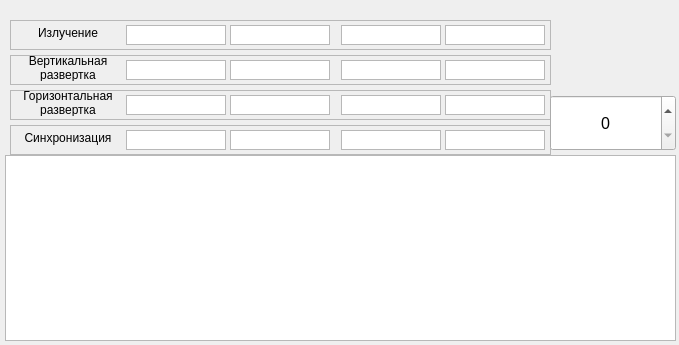
<?xml version="1.0" encoding="UTF-8"?>
<ui version="4.0">
 <class>Form</class>
 <widget class="QWidget" name="Form">
  <property name="geometry">
   <rect>
    <x>0</x>
    <y>0</y>
    <width>679</width>
    <height>345</height>
   </rect>
  </property>
  <property name="windowTitle">
   <string>Список событий</string>
  </property>
  <widget class="QTableView" name="tableView">
   <property name="geometry">
    <rect>
     <x>5</x>
     <y>155</y>
     <width>671</width>
     <height>186</height>
    </rect>
   </property>
  </widget>
  <widget class="QFrame" name="frame_3">
   <property name="geometry">
    <rect>
     <x>10</x>
     <y>90</y>
     <width>541</width>
     <height>30</height>
    </rect>
   </property>
   <property name="frameShape">
    <enum>QFrame::StyledPanel</enum>
   </property>
   <property name="frameShadow">
    <enum>QFrame::Raised</enum>
   </property>
   <property name="lineWidth">
    <number>1</number>
   </property>
   <widget class="QTextEdit" name="lsm__horizontal_scan__m2__h">
    <property name="geometry">
     <rect>
      <x>331</x>
      <y>5</y>
      <width>100</width>
      <height>20</height>
     </rect>
    </property>
    <property name="verticalScrollBarPolicy">
     <enum>Qt::ScrollBarAlwaysOff</enum>
    </property>
    <property name="horizontalScrollBarPolicy">
     <enum>Qt::ScrollBarAlwaysOff</enum>
    </property>
    <property name="readOnly">
     <bool>true</bool>
    </property>
   </widget>
   <widget class="QTextEdit" name="lsm__horizontal_scan__m0__h">
    <property name="geometry">
     <rect>
      <x>116</x>
      <y>5</y>
      <width>100</width>
      <height>20</height>
     </rect>
    </property>
    <property name="verticalScrollBarPolicy">
     <enum>Qt::ScrollBarAlwaysOff</enum>
    </property>
    <property name="horizontalScrollBarPolicy">
     <enum>Qt::ScrollBarAlwaysOff</enum>
    </property>
    <property name="readOnly">
     <bool>true</bool>
    </property>
   </widget>
   <widget class="QTextEdit" name="lsm__horizontal_scan__m1__h">
    <property name="geometry">
     <rect>
      <x>220</x>
      <y>5</y>
      <width>100</width>
      <height>20</height>
     </rect>
    </property>
    <property name="verticalScrollBarPolicy">
     <enum>Qt::ScrollBarAlwaysOff</enum>
    </property>
    <property name="horizontalScrollBarPolicy">
     <enum>Qt::ScrollBarAlwaysOff</enum>
    </property>
    <property name="readOnly">
     <bool>true</bool>
    </property>
   </widget>
   <widget class="QTextEdit" name="lsm__horizontal_scan__m3__h">
    <property name="geometry">
     <rect>
      <x>435</x>
      <y>5</y>
      <width>100</width>
      <height>20</height>
     </rect>
    </property>
    <property name="verticalScrollBarPolicy">
     <enum>Qt::ScrollBarAlwaysOff</enum>
    </property>
    <property name="horizontalScrollBarPolicy">
     <enum>Qt::ScrollBarAlwaysOff</enum>
    </property>
    <property name="readOnly">
     <bool>true</bool>
    </property>
   </widget>
   <widget class="QLabel" name="label_8">
    <property name="geometry">
     <rect>
      <x>10</x>
      <y>0</y>
      <width>96</width>
      <height>26</height>
     </rect>
    </property>
    <property name="text">
     <string>Горизонтальная развертка</string>
    </property>
    <property name="alignment">
     <set>Qt::AlignCenter</set>
    </property>
    <property name="wordWrap">
     <bool>true</bool>
    </property>
   </widget>
  </widget>
  <widget class="QFrame" name="frame_4">
   <property name="geometry">
    <rect>
     <x>10</x>
     <y>20</y>
     <width>541</width>
     <height>30</height>
    </rect>
   </property>
   <property name="frameShape">
    <enum>QFrame::StyledPanel</enum>
   </property>
   <property name="frameShadow">
    <enum>QFrame::Raised</enum>
   </property>
   <property name="lineWidth">
    <number>1</number>
   </property>
   <widget class="QTextEdit" name="lsm__radiation__m2__h">
    <property name="geometry">
     <rect>
      <x>331</x>
      <y>5</y>
      <width>100</width>
      <height>20</height>
     </rect>
    </property>
    <property name="verticalScrollBarPolicy">
     <enum>Qt::ScrollBarAlwaysOff</enum>
    </property>
    <property name="horizontalScrollBarPolicy">
     <enum>Qt::ScrollBarAlwaysOff</enum>
    </property>
    <property name="readOnly">
     <bool>true</bool>
    </property>
   </widget>
   <widget class="QTextEdit" name="lsm__radiation__m0__h">
    <property name="geometry">
     <rect>
      <x>116</x>
      <y>5</y>
      <width>100</width>
      <height>20</height>
     </rect>
    </property>
    <property name="verticalScrollBarPolicy">
     <enum>Qt::ScrollBarAlwaysOff</enum>
    </property>
    <property name="horizontalScrollBarPolicy">
     <enum>Qt::ScrollBarAlwaysOff</enum>
    </property>
    <property name="readOnly">
     <bool>true</bool>
    </property>
   </widget>
   <widget class="QTextEdit" name="lsm__radiation__m1__h">
    <property name="geometry">
     <rect>
      <x>220</x>
      <y>5</y>
      <width>100</width>
      <height>20</height>
     </rect>
    </property>
    <property name="verticalScrollBarPolicy">
     <enum>Qt::ScrollBarAlwaysOff</enum>
    </property>
    <property name="horizontalScrollBarPolicy">
     <enum>Qt::ScrollBarAlwaysOff</enum>
    </property>
    <property name="readOnly">
     <bool>true</bool>
    </property>
   </widget>
   <widget class="QLabel" name="label_9">
    <property name="geometry">
     <rect>
      <x>10</x>
      <y>5</y>
      <width>96</width>
      <height>16</height>
     </rect>
    </property>
    <property name="text">
     <string>Излучение</string>
    </property>
    <property name="alignment">
     <set>Qt::AlignCenter</set>
    </property>
   </widget>
   <widget class="QTextEdit" name="lsm__radiation__m3__h">
    <property name="geometry">
     <rect>
      <x>435</x>
      <y>5</y>
      <width>100</width>
      <height>20</height>
     </rect>
    </property>
    <property name="verticalScrollBarPolicy">
     <enum>Qt::ScrollBarAlwaysOff</enum>
    </property>
    <property name="horizontalScrollBarPolicy">
     <enum>Qt::ScrollBarAlwaysOff</enum>
    </property>
    <property name="readOnly">
     <bool>true</bool>
    </property>
   </widget>
  </widget>
  <widget class="QFrame" name="frame_2">
   <property name="geometry">
    <rect>
     <x>10</x>
     <y>125</y>
     <width>541</width>
     <height>30</height>
    </rect>
   </property>
   <property name="frameShape">
    <enum>QFrame::StyledPanel</enum>
   </property>
   <property name="frameShadow">
    <enum>QFrame::Raised</enum>
   </property>
   <property name="lineWidth">
    <number>1</number>
   </property>
   <widget class="QTextEdit" name="lsm__sinchronization__m2__h">
    <property name="geometry">
     <rect>
      <x>331</x>
      <y>5</y>
      <width>100</width>
      <height>20</height>
     </rect>
    </property>
    <property name="verticalScrollBarPolicy">
     <enum>Qt::ScrollBarAlwaysOff</enum>
    </property>
    <property name="horizontalScrollBarPolicy">
     <enum>Qt::ScrollBarAlwaysOff</enum>
    </property>
    <property name="readOnly">
     <bool>true</bool>
    </property>
   </widget>
   <widget class="QTextEdit" name="lsm__sinchronization__m0__h">
    <property name="geometry">
     <rect>
      <x>116</x>
      <y>5</y>
      <width>100</width>
      <height>20</height>
     </rect>
    </property>
    <property name="verticalScrollBarPolicy">
     <enum>Qt::ScrollBarAlwaysOff</enum>
    </property>
    <property name="horizontalScrollBarPolicy">
     <enum>Qt::ScrollBarAlwaysOff</enum>
    </property>
    <property name="readOnly">
     <bool>true</bool>
    </property>
   </widget>
   <widget class="QTextEdit" name="lsm__sinchronization__m1__h">
    <property name="geometry">
     <rect>
      <x>220</x>
      <y>5</y>
      <width>100</width>
      <height>20</height>
     </rect>
    </property>
    <property name="verticalScrollBarPolicy">
     <enum>Qt::ScrollBarAlwaysOff</enum>
    </property>
    <property name="horizontalScrollBarPolicy">
     <enum>Qt::ScrollBarAlwaysOff</enum>
    </property>
    <property name="readOnly">
     <bool>true</bool>
    </property>
   </widget>
   <widget class="QLabel" name="label_7">
    <property name="geometry">
     <rect>
      <x>10</x>
      <y>5</y>
      <width>96</width>
      <height>16</height>
     </rect>
    </property>
    <property name="text">
     <string>Синхронизация</string>
    </property>
    <property name="alignment">
     <set>Qt::AlignCenter</set>
    </property>
   </widget>
   <widget class="QTextEdit" name="lsm__sinchronization__m3__h">
    <property name="geometry">
     <rect>
      <x>435</x>
      <y>5</y>
      <width>100</width>
      <height>20</height>
     </rect>
    </property>
    <property name="verticalScrollBarPolicy">
     <enum>Qt::ScrollBarAlwaysOff</enum>
    </property>
    <property name="horizontalScrollBarPolicy">
     <enum>Qt::ScrollBarAlwaysOff</enum>
    </property>
    <property name="readOnly">
     <bool>true</bool>
    </property>
   </widget>
  </widget>
  <widget class="QFrame" name="frame_5">
   <property name="geometry">
    <rect>
     <x>10</x>
     <y>55</y>
     <width>541</width>
     <height>30</height>
    </rect>
   </property>
   <property name="frameShape">
    <enum>QFrame::StyledPanel</enum>
   </property>
   <property name="frameShadow">
    <enum>QFrame::Raised</enum>
   </property>
   <property name="lineWidth">
    <number>1</number>
   </property>
   <widget class="QTextEdit" name="lsm__vertical_scan__m2__h">
    <property name="geometry">
     <rect>
      <x>331</x>
      <y>5</y>
      <width>100</width>
      <height>20</height>
     </rect>
    </property>
    <property name="verticalScrollBarPolicy">
     <enum>Qt::ScrollBarAlwaysOff</enum>
    </property>
    <property name="horizontalScrollBarPolicy">
     <enum>Qt::ScrollBarAlwaysOff</enum>
    </property>
    <property name="readOnly">
     <bool>true</bool>
    </property>
   </widget>
   <widget class="QTextEdit" name="lsm__vertical_scan__m0__h">
    <property name="geometry">
     <rect>
      <x>116</x>
      <y>5</y>
      <width>100</width>
      <height>20</height>
     </rect>
    </property>
    <property name="verticalScrollBarPolicy">
     <enum>Qt::ScrollBarAlwaysOff</enum>
    </property>
    <property name="horizontalScrollBarPolicy">
     <enum>Qt::ScrollBarAlwaysOff</enum>
    </property>
    <property name="readOnly">
     <bool>true</bool>
    </property>
   </widget>
   <widget class="QTextEdit" name="lsm__vertical_scan__m1__h">
    <property name="geometry">
     <rect>
      <x>220</x>
      <y>5</y>
      <width>100</width>
      <height>20</height>
     </rect>
    </property>
    <property name="verticalScrollBarPolicy">
     <enum>Qt::ScrollBarAlwaysOff</enum>
    </property>
    <property name="horizontalScrollBarPolicy">
     <enum>Qt::ScrollBarAlwaysOff</enum>
    </property>
    <property name="readOnly">
     <bool>true</bool>
    </property>
   </widget>
   <widget class="QLabel" name="label_10">
    <property name="geometry">
     <rect>
      <x>10</x>
      <y>0</y>
      <width>96</width>
      <height>26</height>
     </rect>
    </property>
    <property name="text">
     <string>Вертикальная развертка</string>
    </property>
    <property name="alignment">
     <set>Qt::AlignCenter</set>
    </property>
    <property name="wordWrap">
     <bool>true</bool>
    </property>
   </widget>
   <widget class="QTextEdit" name="lsm__vertical_scan__m3">
    <property name="geometry">
     <rect>
      <x>435</x>
      <y>5</y>
      <width>100</width>
      <height>20</height>
     </rect>
    </property>
    <property name="verticalScrollBarPolicy">
     <enum>Qt::ScrollBarAlwaysOff</enum>
    </property>
    <property name="horizontalScrollBarPolicy">
     <enum>Qt::ScrollBarAlwaysOff</enum>
    </property>
    <property name="readOnly">
     <bool>true</bool>
    </property>
   </widget>
  </widget>
  <widget class="QSpinBox" name="lsm__event_number">
   <property name="geometry">
    <rect>
     <x>550</x>
     <y>95</y>
     <width>126</width>
     <height>56</height>
    </rect>
   </property>
   <property name="font">
    <font>
     <pointsize>12</pointsize>
    </font>
   </property>
   <property name="alignment">
    <set>Qt::AlignCenter</set>
   </property>
  </widget>
 </widget>
 <resources/>
 <connections/>
</ui>
